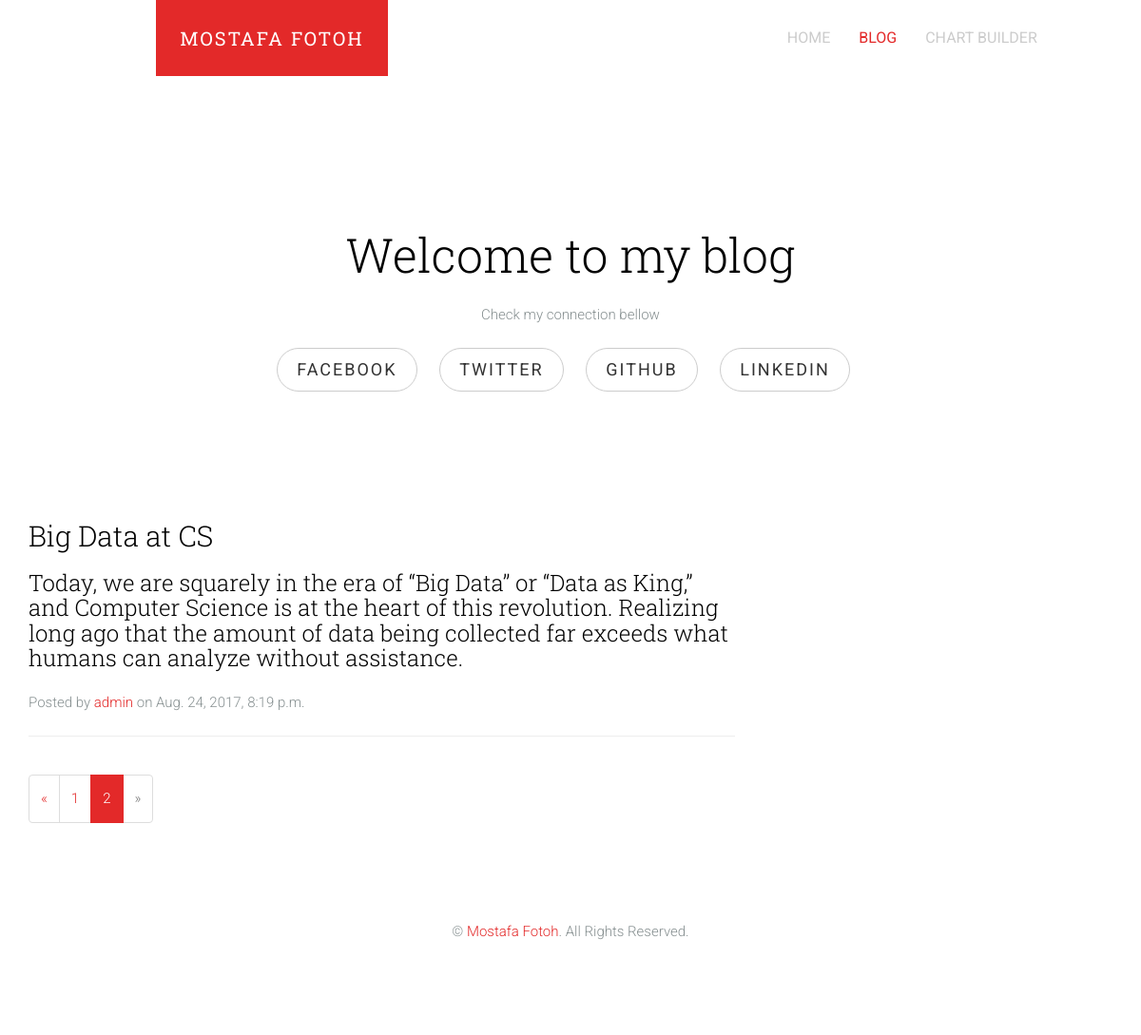
Screenshot of /blog/?page=2 with the database file from the repository.
### blog/models.py (models this page shows, shortened)
class Post(models.Model):
    STATUS_CHOICES = (
        ('draft','Draft'),
        ('published','Published'),
    )
    title = models.CharField(max_length = 250)
    slug = models.SlugField(max_length = 250,unique_for_date='publish')
    author = models.ForeignKey(User,related_name='blog_posts')
    intro = models.TextField(max_length=250,default="")
    body = FroalaField()
    publish = models.DateTimeField(default=timezone.now)
    created = models.DateTimeField(auto_now_add=True)
    updated = models.DateTimeField(auto_now=True)
    status = models.CharField(max_length=10,choices=STATUS_CHOICES,default='draft')
    objects = models.Manager()
    published = PublishedManager()
    class Meta :
        ordering=('-publish',)
    def get_absolute_url(self):
        return reverse('blog:post_detail',args=[self.publish.year,
                                                self.publish.strftime('%m'),
                                                self.publish.strftime('%d'),
                                                self.slug
                                                ])

### blog/views.py (the view)
def post_list(request):
    object_list = Post.published.all()
    paginator = Paginator(object_list,5)
    page = request.GET.get('page', 1)
    try:
        posts = paginator.page(page)
    except PageNotAnInteger:
        posts = paginator.page(1)
    except EmptyPage:
        posts = paginator.page(paginator.num_pages)
    return render (request,'blog.html',{'page': page ,'posts':posts})

### blog/models.py (called while the page is built)
    def get_queryset(self):
        return super(PublishedManager,self).get_queryset().filter(status='published')

### templates/blog.html (shortened to what this page needs)
<!DOCTYPE html>
{% load staticfiles %}
<html class="no-js">
<head>
	<link rel="stylesheet" href="{% static 'css/animate.css' %}">
	<link rel="stylesheet" href="{% static 'css/icomoon.css' %}">
	<link rel="stylesheet" href="{% static 'css/simple-line-icons.css' %}">
	<link rel="stylesheet" href="{% static 'css/style.css' %}">
</head>
<body>
	<header id="fh5co-header" role="banner">
		<nav class="navbar navbar-default" role="navigation">
			<div class="container">
				<div class="row">
					<div class="col-md-10 col-md-offset-1">
						<div class="navbar-header">
							<a class="navbar-brand" href="{% url 'index' %}">Mostafa Fotoh</a>
						</div>
						<div id="fh5co-navbar" class="navbar-collapse collapse">
							<ul class="nav navbar-nav navbar-right">
								<li><a href="{% url 'index' %}"><span>Home </span></a></li>
								<li class="active"><a href="{% url 'blog:blog' %}"><span>Blog</span></a></li>
								<li><a href="#"><span>Chart Builder</span></a></li>
							</ul>
						</div>
					</div>
				</div>
			</div>
		</nav>
	</header>
	<div id="fh5co-main">
		<div class="fh5co-intro text-center">
			<div class="container">
				<div class="row">
					<div class="col-md-8 col-md-offset-2">
						<h1 class="intro-lead">Welcome to my blog</h1>
						<p class="">Check my connection bellow </p>
						<ul class="list-inline intro-social-buttons">
							<li>
								<a href="https://www.facebook.com/mostafa.foto7" class="btn btn-default btn-lg"> <span class="network-name">Facebook</span></a>
							</li>
							<li>
								<a href="https://twitter.com/FotohMostafa" class="btn btn-default btn-lg"> <span class="network-name">Twitter</span></a>
							</li>
							<li>
								<a href="https://github.com/mostafafotoh" class="btn btn-default btn-lg"> <span class="network-name">Github</span></a>
							</li>
							<li>
								<a href="https://www.linkedin.com/in/mostafa-fotoh/" class="btn btn-default btn-lg"> <span class="network-name">Linkedin</span></a>
							</li>
						</ul>
					</div>
				</div>
			</div>
		</div>
		<div class="container">
			<div class="row">
				<div class="col-lg-8 col-md-10 mx-auto">
					{% for post in posts %}
					<div class="post-preview">
						<a href="{{ post.get_absolute_url }}">
							<h2 class="post-title">
								{{post.title}}
							</h2>
							<h3 class="post-subtitle">
								{{post.intro}}
							</h3>
						</a>
						<p class="post-meta">Posted by
							<a href="#">{{post.author}}</a> on {{post.publish}}</p>
					</div>
					<hr> {% endfor %}
					<div class="clearfix">
						{% if posts.has_other_pages %}
						<ul class="pagination">
							{% if posts.has_previous %}
							<li><a href="?page={{ posts.previous_page_number }}">&laquo;</a></li>
							{% else %}
							<li class="disabled"><span>&laquo;</span></li>
							{% endif %} {% for i in posts.paginator.page_range %} {% if posts.number == i %}
							<li class="active"><span>{{ i }} <span class="sr-only">(current)</span></span>
							</li>
							{% else %}
							<li><a href="?page={{ i }}">{{ i }}</a></li>
							{% endif %} {% endfor %} {% if users.has_next %}
							<li><a href="?page={{ posts.next_page_number }}">&raquo;</a></li>
							{% else %}
							<li class="disabled"><span>&raquo;</span></li>
							{% endif %} {% endif %}
					</div>
				</div>
			</div>
		</div>
	</div>
	<footer id="fh5co-footer">
		<div class="container">
			<div class="row">
				<div class="col-md-10 col-md-offset-1 text-center">
					<p>&copy; <a href="#">Mostafa Fotoh</a>. All Rights Reserved. </p>
				</div>
			</div>
		</div>
	</footer>
</body>
</html>

### rows the page displays
Post: title "Big Data at CS", intro "Today, we are squarely in the era of “Big Data’’ or “Data as King,’’ and Computer Science is at the heart of this revolution. Realizing long ago that the amount of data being collected far exceeds what humans can analyze without assistance.", author "admin", publish "Aug. 24, 2017, 8:19 p.m."

### other values shown
{{ i }} "1"
{{ i }} "2"
